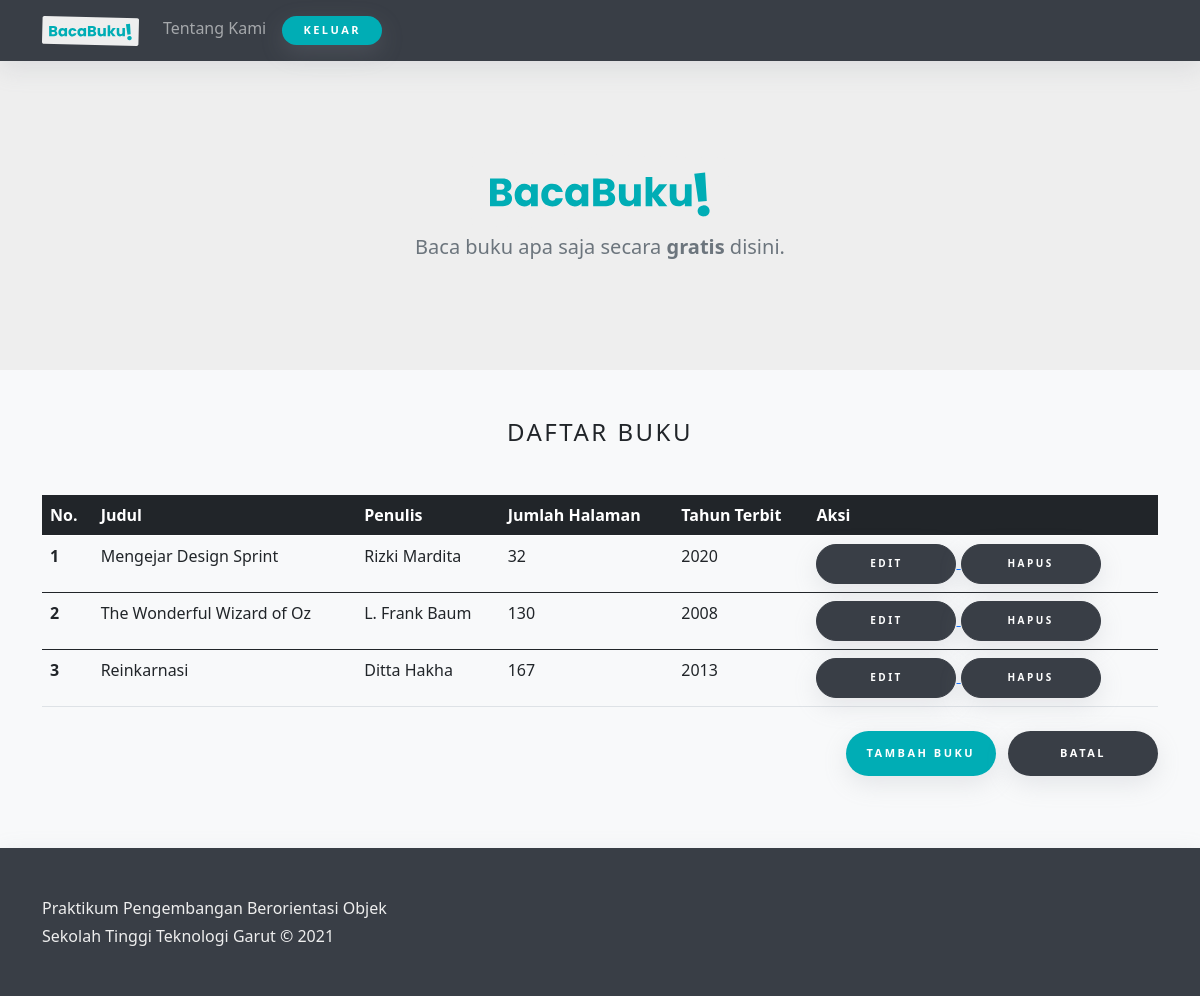
/admin/list_buku.php (signed in), run on the app's committed database.
### tables this page shows
CREATE TABLE `buku` (
  `id_buku` int(3) NOT NULL,
  `judul` varchar(255) NOT NULL,
  `id_penulis` int(3) NOT NULL,
  `id_kategori` int(3) NOT NULL,
  `jumlah_hlm` int(4) NOT NULL,
  `tahun_terbit` varchar(4) NOT NULL,
  `tgl_masuk` datetime NOT NULL,
  `sinopsis` text NOT NULL,
  `nama_file` text NOT NULL,
  `cover` text NOT NULL
);

CREATE TABLE `penulis` (
  `id_penulis` int(3) NOT NULL,
  `penulis` varchar(255) NOT NULL
);

### koneksi.php (called while the page is built, shortened)
<?php
class Database
{
    function __construct()
    {
        $host   = "localhost";
        $username = "root";
        $password = "";
        $database = "db";
        $con = mysqli_connect($host, $username, $password, $database);
        $this->con = $con;
    }
    function tampil_data_buku($query)
    {
        $data = mysqli_query($this->con, "SELECT * FROM buku JOIN penulis USING (id_penulis) JOIN kategori USING (id_kategori)");
        while ($d = mysqli_fetch_array($data)) {
            $hasil[] = $d;
        }
        return $hasil;
    }
}

### admin/list_buku.php (the view, shortened to what this page needs)
<?php
include '../koneksi.php';
$db = new database();
?>
<!DOCTYPE html>
<html lang="en">
<head>
    <link rel="stylesheet" href="../css/bootstrap.min.css">
    <link rel="stylesheet" href="../css/style.css">
    <link rel="stylesheet" href="../css/animate.min.css">
</head>
<body>
    <header>
        <nav class="navbar navbar-expand-lg navbar-dark fixed-top" style="background-color: #393E46;" id="navbar">
            <div class="container">
                <a class="navbar-brand" href="../index.php">
                    <img src="../img/logo.svg" alt="" height="30">
                </a>
                <div class="collapse navbar-collapse" id="navbarNav">
                    <ul class="navbar-nav ml-auto">
                        <li class="nav-item">
                            <a class="nav-link" href="../tentang.html">Tentang Kami</a>
                        </li>
                        <li class="nav-item">
                            <a class="nav-link" href="../admin/logout.php">
                            <button class="btn btn-primary" type="button" id="logout" style="height: auto; width:100px;">Keluar</button>
                            </a>
                        </li>
                    </ul>
                </div>
            </div>
        </nav>
    </header>
    <main>
        <div class="jumbotron">
            <section class="py-4 text-center container">
                <div class="row py-lg-5" id="head">
                    <div class="col-lg-6 col-md-8 mx-auto">
                        <img class="animate__animated animate__tada" src="../img/logo.svg" alt="" height="80">
                        <p class="lead text-muted">Baca buku apa saja secara <span style="font-weight: 600;">gratis</span> disini.</p>
                    </div>
                </div>
            </section>
        </div>
        <div class="album py-5 bg-light">
            <div class="container">
            <h4 class="text-center" style="text-transform: uppercase; letter-spacing: 2.5px;">Daftar Buku</h4>
                <table class="table table-hover mt-5">
                    <thead class="table-dark">
                        <tr>
                            <th scope="col">No.</th>
                            <th scope="col">Judul</th>
                            <th scope="col">Penulis</th>
                            <th scope="col">Jumlah Halaman</th>
                            <th scope="col">Tahun Terbit</th>
                            <th scope="col">Aksi</th>
                        </tr>
                    </thead>
                    <?php
                    $no = 1;
                    foreach ($db->tampil_data_buku("SELECT * FROM buku ORDER BY judul ASC") as $data) {
                    ?>
                        <tbody>
                            <tr>
                                <th scope="row"><?php echo $no++; ?></th>
                                <td><?php echo $data['judul']; ?></td>
                                <td><?php echo $data['penulis']; ?></td>
                                <td><?php echo $data['jumlah_hlm']; ?></td>
                                <td><?php echo $data['tahun_terbit']; ?></td>
                                <td>
                                    <a href="../admin/edit.php?id_buku=<?php echo $data['id_buku']; ?>&aksi=update">
                                        <button type="button" class="btn btn-sm btn-outline-secondary">Edit</button>
                                    </a>
                                    <a href="../proses.php?id_buku=<?php echo $data['id_buku']; ?>&aksi=hapus">
                                        <button type="button" class="btn btn-sm btn-outline-secondary">Hapus</button>
                                    </a>
                                </td>
                            </tr>
                        </tbody>
                    <?php
                    }
                    ?>
                </table>
                <div class="my-4 d-md-flex justify-content-md-end">
                    <form action="../admin/input_buku.php" method="POST" enctype="multipart/form-data">
                        <button type="submit" class="btn btn-primary me-md-2">Tambah Buku</button>
                        <a href="../admin/index.php">
                            <button class="btn btn-secondary" type="button">Batal</button>
                        </a>
                    </form>
                </div>
            </div>
        </div>
    </main>
    <footer class="text-muted py-5 shadow-sm mt-auto">
        <div class="container">
            <p class="mb-1">Praktikum Pengembangan Berorientasi Objek</p>
            <p class="mb-0">Sekolah Tinggi Teknologi Garut &copy; 2021</p>
        </div>
    </footer>
</body>
</html>

### css/style.css (style rules this page uses)
body { background-color: #f8f9fa !important; font-family: 'Segoe UI', Tahoma, Geneva, Verdana, sans-serif; }
img { -webkit-user-drag: none; -webkit-user-select: none; -moz-user-select: none; -webkit-user-drag: none; -webkit-user-select: none; -ms-user-select: none; }
.btn-primary { width: 150px; height: 45px; font-size: 11px; text-transform: uppercase; letter-spacing: 2.5px; font-weight: 600; color: #FFF; background-color: #00ADB5; border: none; border-radius: 45px; box-shadow: rgba(149, 157, 165, 0.2) 0px 8px 24px; transition: all 0.3s ease 0s; cursor: pointer; outline: none; }
.btn-secondary { width: 150px; height: 45px; font-size: 11px; text-transform: uppercase; letter-spacing: 2.5px; font-weight: 600; color: #FFF; background-color: #393E46; border: none; border-radius: 45px; box-shadow: rgba(149, 157, 165, 0.2) 0px 8px 24px; transition: all 0.3s ease 0s; cursor: pointer; outline: none; }
.btn-outline-secondary { width: 140px; height: 40px; font-size: 10px; text-transform: uppercase; letter-spacing: 2.5px; font-weight: 600; color: #fff; background-color: #393E46; border: none; border-radius: 45px; box-shadow: rgba(149, 157, 165, 0.2) 0px 8px 24px; transition: all 0.3s ease 0s; cursor: pointer; border: 1px solid; border-color: #393E46; }
#navbar { box-shadow: rgba(149, 157, 165, 0.2) 0px 8px 24px; }
#head { margin-top: 60px; }
.jumbotron { padding: 0; border-radius: 0; background-color: #EEE; }
.shadow-sm { box-shadow: rgba(149, 157, 165, 0.2) 0px 8px 24px !important; }
footer.text-muted { background-color: #393E46; color: #EEE !important; }
@media (min-width: 768px) { .jumbotron { padding: 20px !important; } }
@media (min-width: 576px) { .jumbotron { padding: 0; margin: 0; } }

### data on the page
buku: judul "Mengejar Design Sprint", id_penulis.penulis "Rizki Mardita", jumlah_hlm "32", tahun_terbit "2020"
buku: judul "The Wonderful Wizard of Oz", id_penulis.penulis "L. Frank Baum", jumlah_hlm "130", tahun_terbit "2008"
buku: judul "Reinkarnasi", id_penulis.penulis "Ditta Hakha", jumlah_hlm "167", tahun_terbit "2013"
